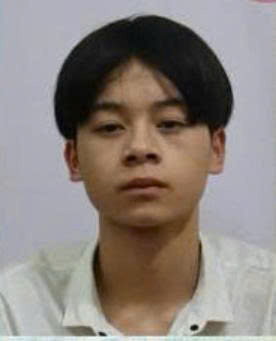
#> input picture datasets/face/1.jpg, 276 x 341 px; its folder holds only this picture in this run
$ python -i portrait_extractor.py   (imports and definitions only)
#> lines starting #> are read from the running program, lines starting #| are printed output that depends on the picture
### app/modules/face_verification/embedding.py
from __future__ import annotations

from threading import Lock
from typing import Any, Sequence

import numpy as np

from app.modules.face_verification.errors import FaceVerificationError
from app.modules.face_verification.models import FaceEmbeddingResult


class InsightFaceEmbedder:
    """Phát hiện, căn chỉnh và sinh embedding bằng InsightFace.

    Model được nạp lười ở lần sử dụng đầu tiên. Cách này giúp API OCR vẫn
    khởi động bình thường khi model Face chưa được cài hoặc chưa tải xong.
    """

    def __init__(
        self,
        model_name: str = "buffalo_l",
        detection_size: tuple[int, int] = (640, 640),
        confidence_threshold: float = 0.50,
        providers: Sequence[str] | None = None,
        model_root: str | None = None,
    ) -> None:
        if not 0.0 <= confidence_threshold <= 1.0:
            raise ValueError(
                "confidence_threshold phải nằm trong khoảng từ 0 đến 1."
            )
        if detection_size[0] <= 0 or detection_size[1] <= 0:
            raise ValueError("detection_size phải lớn hơn 0.")

        self.model_name = model_name
        self.detection_size = detection_size
        self.confidence_threshold = confidence_threshold
        self.providers = list(providers or ["CPUExecutionProvider"])
        self.model_root = model_root

        self._face_analysis: Any | None = None
        self._load_lock = Lock()

    @property
    def is_loaded(self) -> bool:
        return self._face_analysis is not None

    # [4 lines left out: function warmup, not called in this run]

    def extract(self, image: np.ndarray) -> list[FaceEmbeddingResult]:
        """Trả về toàn bộ khuôn mặt đạt ngưỡng phát hiện."""

        self._validate_image(image)
        face_analysis = self._get_face_analysis()

        try:
            raw_faces = face_analysis.get(image)
        except Exception as exc:  # pragma: no cover - phụ thuộc ONNX Runtime
            raise FaceVerificationError(
                "FACE_MODEL_INFERENCE_FAILED",
                "InsightFace không thể xử lý ảnh đầu vào.",
                status_code=503,
                details={"reason": str(exc)},
            ) from exc

        image_height, image_width = image.shape[:2]
        results: list[FaceEmbeddingResult] = []

        for face in raw_faces:
            detection_score = float(getattr(face, "det_score", 0.0))
            if detection_score < self.confidence_threshold:
                continue

            raw_embedding = getattr(face, "normed_embedding", None)
            if raw_embedding is None:
                raw_embedding = getattr(face, "embedding", None)
            if raw_embedding is None:
                continue

            embedding = self.normalize_embedding(
                np.asarray(raw_embedding, dtype=np.float32)
            )
            if not np.all(np.isfinite(embedding)):
                continue

            bbox = np.asarray(face.bbox, dtype=np.float32).reshape(-1)
            if bbox.size < 4:
                continue

            bbox = np.asarray(
                [
                    np.clip(bbox[0], 0, max(0, image_width - 1)),
                    np.clip(bbox[1], 0, max(0, image_height - 1)),
                    np.clip(bbox[2], 1, image_width),
                    np.clip(bbox[3], 1, image_height),
                ],
                dtype=np.float32,
            )
            if bbox[2] <= bbox[0] or bbox[3] <= bbox[1]:
                continue

            landmarks = self._optional_array(getattr(face, "kps", None))
            pose = self._optional_array(getattr(face, "pose", None))

            results.append(
                FaceEmbeddingResult(
                    embedding=embedding,
                    bbox=bbox,
                    detection_score=detection_score,
                    landmarks=landmarks,
                    pose=pose,
                )
            )

        results.sort(
            key=lambda result: (result.area, result.detection_score),
            reverse=True,
        )
        return results

    # [21 lines left out: functions extract_single, normalize_embedding, not called in this run]

    def _get_face_analysis(self) -> Any:
        if self._face_analysis is not None:
            return self._face_analysis

        with self._load_lock:
            if self._face_analysis is not None:
                return self._face_analysis

            try:
                from insightface.app import FaceAnalysis

                kwargs: dict[str, object] = {
                    "name": self.model_name,
                    "allowed_modules": [
                        "detection",
                        "recognition",
                        "landmark_3d_68",
                    ],
                    "providers": self.providers,
                }
                if self.model_root:
                    kwargs["root"] = self.model_root

                face_analysis = FaceAnalysis(**kwargs)
                uses_cuda = any(
                    provider.startswith("CUDA")
                    for provider in self.providers
                )
                face_analysis.prepare(
                    ctx_id=0 if uses_cuda else -1,
                    det_size=self.detection_size,
                )
            except Exception as exc:  # pragma: no cover - phụ thuộc máy chạy
                raise FaceVerificationError(
                    "FACE_MODEL_UNAVAILABLE",
                    "Không thể nạp model InsightFace buffalo_l.",
                    status_code=503,
                    details={
                        "model": self.model_name,
                        "providers": self.providers,
                        "reason": str(exc),
                    },
                ) from exc

            self._face_analysis = face_analysis
            return self._face_analysis

    # [8 lines left out: function _optional_array, not called in this run]

    @staticmethod
    def _validate_image(image: np.ndarray) -> None:
        if image is None:
            raise ValueError("Ảnh đầu vào không được là None.")
        if not isinstance(image, np.ndarray):
            raise TypeError("Ảnh đầu vào phải là numpy.ndarray.")
        if image.size == 0:
            raise ValueError("Ảnh đầu vào bị rỗng.")
        if image.ndim != 3 or image.shape[2] != 3:
            raise ValueError("Ảnh đầu vào phải là ảnh BGR 3 kênh.")


__all__ = [
    "FaceEmbeddingResult",
    "InsightFaceEmbedder",
]

### app/modules/face_verification/portrait_extractor.py
from __future__ import annotations

from collections.abc import Iterator
from typing import Protocol

import cv2
import numpy as np

from app.modules.face_verification.errors import FaceVerificationError
from app.modules.face_verification.models import (
    FaceEmbeddingResult,
    PortraitExtractionResult,
)


class FaceAnalyzer(Protocol):
    def extract(self, image: np.ndarray) -> list[FaceEmbeddingResult]: ...


class CCCDPortraitExtractor:
    """Tìm chân dung in trên mặt trước CCCD và giữ lại embedding gốc.

    Mỗi khuôn mặt chỉ được đưa qua InsightFace một lần. Nếu detector không
    thấy khuôn mặt trên toàn thẻ, hệ thống thử vùng chân dung bên trái,
    tăng tương phản nhẹ và tự xoay thẻ trước khi kết luận thất bại.
    """

    def __init__(
        self,
        analyzer: FaceAnalyzer | None = None,
        face_margin_ratio: float = 0.22,
        minimum_portrait_size: int = 32,
        enable_rotation_retry: bool = True,
    ) -> None:
        if face_margin_ratio < 0:
            raise ValueError("face_margin_ratio không được nhỏ hơn 0.")
        if minimum_portrait_size <= 0:
            raise ValueError("minimum_portrait_size phải lớn hơn 0.")

        if analyzer is None:
            from app.modules.face_verification.embedding import (
                InsightFaceEmbedder,
            )

            analyzer = InsightFaceEmbedder(
                model_name="buffalo_l",
                detection_size=(640, 640),
                confidence_threshold=0.50,
                providers=["CPUExecutionProvider"],
            )

        self.analyzer = analyzer
        self.face_margin_ratio = face_margin_ratio
        self.minimum_portrait_size = minimum_portrait_size
        self.enable_rotation_retry = enable_rotation_retry

    def extract(self, card_image: np.ndarray) -> PortraitExtractionResult:
        self._validate_image(card_image)

        attempts: list[str] = []
        for rotation_degrees, oriented_card in self._orientation_candidates(
            card_image
        ):
            image_height, image_width = oriented_card.shape[:2]
            aspect_ratio = image_width / max(1, image_height)

            if not 1.15 <= aspect_ratio <= 2.30:
                attempts.append(f"rotation_{rotation_degrees}:invalid_ratio")
                continue

            roi_result = self._extract_from_portrait_roi(
                oriented_card,
                rotation_degrees=rotation_degrees,
            )
            if roi_result is not None:
                return roi_result
            attempts.append(f"rotation_{rotation_degrees}:roi_not_found")

            full_faces = self.analyzer.extract(oriented_card)
            selected_face = self._select_card_portrait_face(
                faces=full_faces,
                image_width=image_width,
                image_height=image_height,
            )
            if selected_face is None:
                attempts.append(f"rotation_{rotation_degrees}:full_not_found")
                continue

            portrait = self._crop_face(
                image=oriented_card,
                face=selected_face,
            )
            return PortraitExtractionResult(
                portrait=portrait,
                bbox=(
                    selected_face.x1,
                    selected_face.y1,
                    selected_face.x2,
                    selected_face.y2,
                ),
                detection_score=selected_face.detection_score,
                extraction_method="full_card_face_detection",
                source_width=image_width,
                source_height=image_height,
                embedding_result=selected_face,
                detection_image=oriented_card,
                rotation_degrees=rotation_degrees,
                detected_face_count=len(full_faces),
            )

        raise FaceVerificationError(
            "CCCD_FACE_NOT_FOUND",
            "Không phát hiện được ảnh chân dung trên mặt trước CCCD.",
            details={
                "attempts": attempts,
                "suggestion": (
                    "Chụp trọn mặt trước CCCD, không lóa và để thẻ nằm ngang."
                ),
            },
        )

    # [24 lines left out: function draw_result, not called in this run]

    def _extract_from_portrait_roi(
        self,
        oriented_card: np.ndarray,
        *,
        rotation_degrees: int,
    ) -> PortraitExtractionResult | None:
        roi, roi_bbox = self._extract_portrait_roi(oriented_card)
        image_height, image_width = oriented_card.shape[:2]
        for variant_name, detection_image, scale in self._iter_roi_variants(roi):
            faces = self.analyzer.extract(detection_image)
            valid_faces = [
                face
                for face in faces
                if min(face.width, face.height) >= self.minimum_portrait_size
            ]
            if not valid_faces:
                continue

            selected_face = max(
                valid_faces,
                key=lambda face: (face.area, face.detection_score),
            )
            portrait = self._crop_face(detection_image, selected_face)

            roi_x1, roi_y1, _, _ = roi_bbox
            local_x1 = int(round(selected_face.x1 / scale))
            local_y1 = int(round(selected_face.y1 / scale))
            local_x2 = int(round(selected_face.x2 / scale))
            local_y2 = int(round(selected_face.y2 / scale))
            global_bbox = (
                max(0, roi_x1 + local_x1),
                max(0, roi_y1 + local_y1),
                min(image_width, roi_x1 + local_x2),
                min(image_height, roi_y1 + local_y2),
            )

            return PortraitExtractionResult(
                portrait=portrait,
                bbox=global_bbox,
                detection_score=selected_face.detection_score,
                extraction_method=f"portrait_roi_{variant_name}",
                source_width=image_width,
                source_height=image_height,
                embedding_result=selected_face,
                detection_image=detection_image,
                rotation_degrees=rotation_degrees,
                detected_face_count=len(faces),
            )

        return None

    # [29 lines left out: function _select_card_portrait_face, not called in this run]

    @staticmethod
    def _extract_portrait_roi(
        card_image: np.ndarray,
    ) -> tuple[np.ndarray, tuple[int, int, int, int]]:
        image_height, image_width = card_image.shape[:2]
        x1 = int(image_width * 0.01)
        y1 = int(image_height * 0.12)
        x2 = int(image_width * 0.41)
        y2 = int(image_height * 0.97)

        x1 = max(0, min(x1, image_width - 1))
        y1 = max(0, min(y1, image_height - 1))
        x2 = max(x1 + 1, min(x2, image_width))
        y2 = max(y1 + 1, min(y2, image_height))

        roi = card_image[y1:y2, x1:x2].copy()
        if roi.size == 0:
            raise ValueError("Không thể tạo vùng chân dung từ ảnh CCCD.")
        return roi, (x1, y1, x2, y2)

    @staticmethod
    def _iter_roi_variants(
        roi: np.ndarray,
    ) -> Iterator[tuple[str, np.ndarray, float]]:
        # Generator để không tạo CLAHE/upscale nếu ảnh gốc đã phát hiện tốt.
        yield "original", roi, 1.0

        lab = cv2.cvtColor(roi, cv2.COLOR_BGR2LAB)
        lightness, channel_a, channel_b = cv2.split(lab)
        clahe = cv2.createCLAHE(clipLimit=1.8, tileGridSize=(8, 8))
        enhanced_lightness = clahe.apply(lightness)
        enhanced = cv2.cvtColor(
            cv2.merge((enhanced_lightness, channel_a, channel_b)),
            cv2.COLOR_LAB2BGR,
        )
        yield "clahe", enhanced, 1.0

        longest_side = max(roi.shape[:2])
        scale = min(2.2, max(1.0, 640.0 / max(1, longest_side)))
        if scale >= 1.15:
            upscaled = cv2.resize(
                enhanced,
                None,
                fx=scale,
                fy=scale,
                interpolation=cv2.INTER_CUBIC,
            )
            yield "clahe_upscaled", upscaled, scale

    def _orientation_candidates(
        self,
        image: np.ndarray,
    ) -> Iterator[tuple[int, np.ndarray]]:
        # Xoay theo nhu cầu; ảnh đúng chiều không phải tạo thêm ba bản sao.
        yield 0, image
        if not self.enable_rotation_retry:
            return
        yield 180, cv2.rotate(image, cv2.ROTATE_180)
        yield 90, cv2.rotate(image, cv2.ROTATE_90_CLOCKWISE)
        yield 270, cv2.rotate(image, cv2.ROTATE_90_COUNTERCLOCKWISE)

    # [27 lines left out: functions _rotate_image, _crop_face, not called in this run]

    @staticmethod
    def _validate_image(image: np.ndarray) -> None:
        if image is None:
            raise ValueError("Ảnh CCCD không được là None.")
        if not isinstance(image, np.ndarray):
            raise TypeError("Ảnh CCCD phải là numpy.ndarray.")
        if image.size == 0:
            raise ValueError("Ảnh CCCD đầu vào bị rỗng.")
        if image.ndim != 3 or image.shape[2] != 3:
            raise ValueError("Ảnh CCCD phải là ảnh BGR 3 kênh.")


__all__ = [
    "CCCDPortraitExtractor",
    "PortraitExtractionResult",
]

>>> import cv2
>>> picture = cv2.imread('../../../datasets/face/1.jpg')
#> picture is the input picture: shape (341, 276, 3); mean B, G, R 126, 131.2, 140
>>> result = CCCDPortraitExtractor().extract(picture)
#> the loop in extract, `for rotation_degrees, oriented_card in self._orientation_candidates( c..` made 3 passes
#> (rotation_degrees, aspect_ratio) on passes 1 to 2: (0, 0.809), (180, 0.809)
#> (rotation_degrees, aspect_ratio) on pass 3: (90, 1.24)
#> pass 3, in _extract_portrait_roi, `roi = card_image[y1:y2, x1:x2].copy()`:
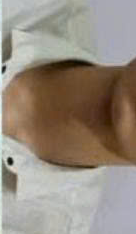
#> roi: shape (234, 136, 3); mean of channels 0, 1, 2 126.3, 138.5, 149.6; drawn as B, G, R
#> after the loop in extract, `for rotation_degrees, oriented_card in self._orientation_candidates(`: attempts = ['rotation_0:invalid_ratio', 'rotation_180:invalid_ratio']
#> (the run stopped early here; a loop or call above may not have finished)

$ run again, on datasets/face/3.jpg
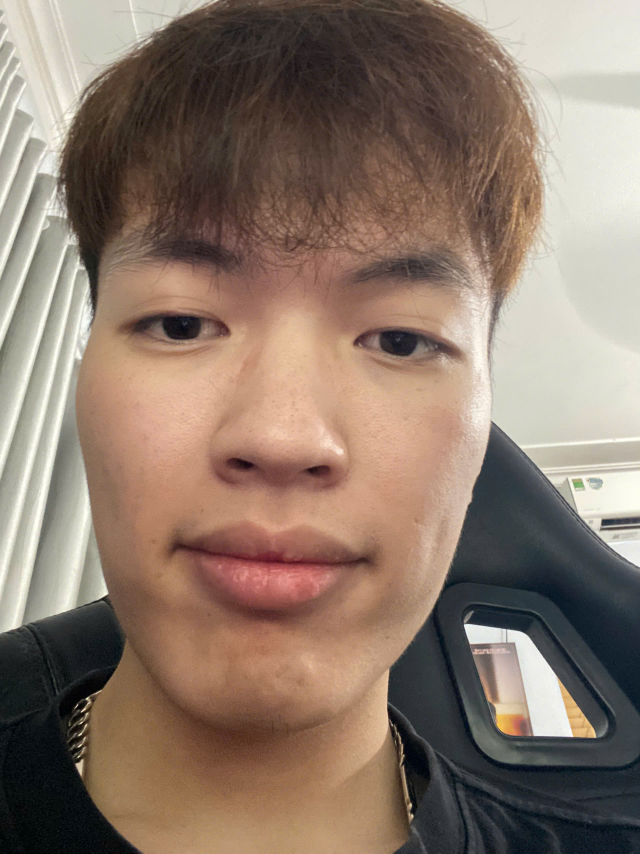
#> input picture datasets/face/3.jpg, 1920 x 2560 px (shown at 1/3 size)
#> picture is the input picture: shape (2560, 1920, 3); mean B, G, R 106.9, 120.5, 139.6
#> the loop in extract, `for rotation_degrees, oriented_card in self._orientation_candidates( c..` made 3 passes
#> (rotation_degrees, aspect_ratio) on passes 1 to 2: (0, 0.75), (180, 0.75)
#> pass 3, in _extract_portrait_roi, `roi = card_image[y1:y2, x1:x2].copy()`:
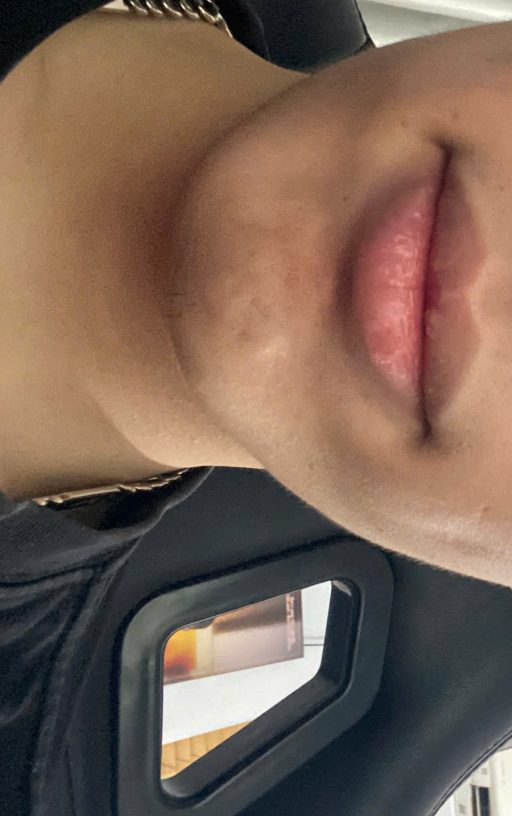
#> roi: shape (1632, 1024, 3) (shown at 1/2 size); mean of channels 0, 1, 2 83.8, 97.7, 120.7; drawn as B, G, R
#> after the loop in extract, `for rotation_degrees, oriented_card in self._orientation_candidates(`: attempts = ['rotation_0:invalid_ratio', 'rotation_180:invalid_ratio']

$ run again, on datasets/face/4.jpg
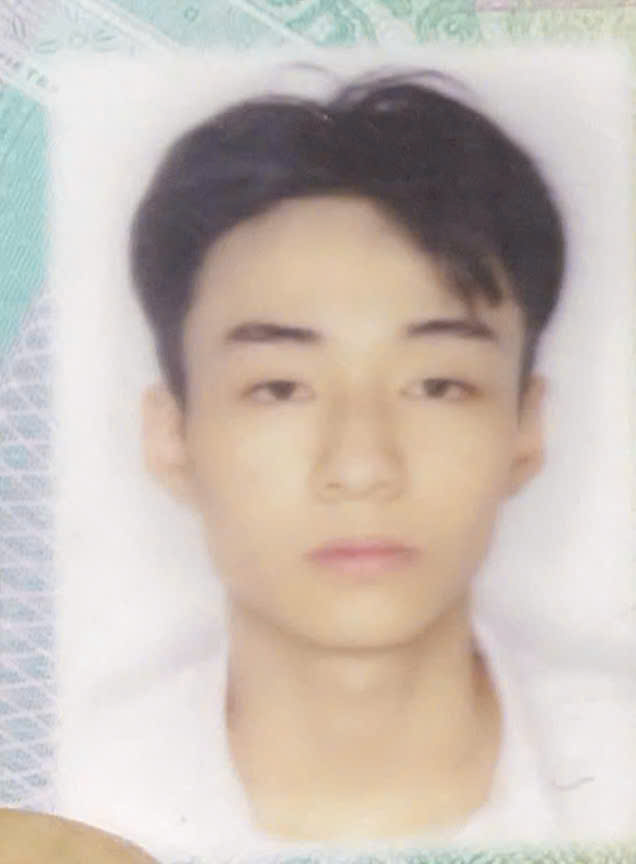
#> input picture datasets/face/4.jpg, 636 x 864 px
#> picture is the input picture: shape (864, 636, 3); mean B, G, R 182, 189.9, 200.8
#> the loop in extract, `for rotation_degrees, oriented_card in self._orientation_candidates( c..` made 3 passes
#> (rotation_degrees, aspect_ratio) on passes 1 to 2: (0, 0.736), (180, 0.736)
#> pass 3, in _extract_portrait_roi, `roi = card_image[y1:y2, x1:x2].copy()`:
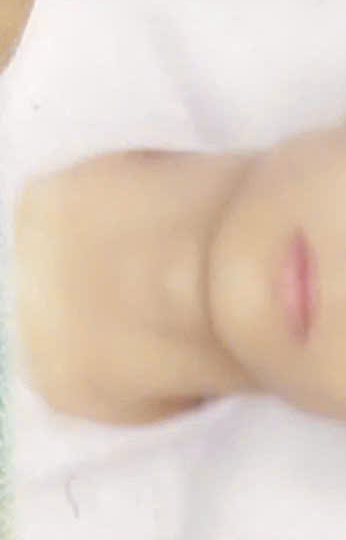
#> roi: shape (540, 346, 3); mean of channels 0, 1, 2 195.2, 208, 223.9; drawn as B, G, R
#> after the loop in extract, `for rotation_degrees, oriented_card in self._orientation_candidates(`: attempts = ['rotation_0:invalid_ratio', 'rotation_180:invalid_ratio']
